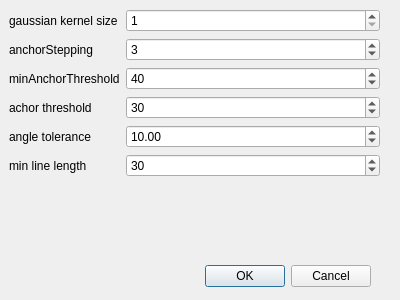
<?xml version="1.0" encoding="UTF-8"?>
<ui version="4.0">
 <class>EDL2ConfigDialog</class>
 <widget class="QDialog" name="EDL2ConfigDialog">
  <property name="geometry">
   <rect>
    <x>0</x>
    <y>0</y>
    <width>400</width>
    <height>300</height>
   </rect>
  </property>
  <property name="windowTitle">
   <string>Dialog</string>
  </property>
  <widget class="QDialogButtonBox" name="buttonBox">
   <property name="geometry">
    <rect>
     <x>30</x>
     <y>260</y>
     <width>341</width>
     <height>32</height>
    </rect>
   </property>
   <property name="orientation">
    <enum>Qt::Horizontal</enum>
   </property>
   <property name="standardButtons">
    <set>QDialogButtonBox::Cancel|QDialogButtonBox::Ok</set>
   </property>
  </widget>
  <widget class="QWidget" name="formLayoutWidget">
   <property name="geometry">
    <rect>
     <x>9</x>
     <y>9</y>
     <width>371</width>
     <height>251</height>
    </rect>
   </property>
   <layout class="QFormLayout" name="formLayout">
    <property name="fieldGrowthPolicy">
     <enum>QFormLayout::AllNonFixedFieldsGrow</enum>
    </property>
    <item row="1" column="0">
     <widget class="QLabel" name="label_5">
      <property name="text">
       <string>gaussian kernel size</string>
      </property>
     </widget>
    </item>
    <item row="1" column="1">
     <widget class="QSpinBox" name="gaussianKernelSize">
      <property name="minimum">
       <number>1</number>
      </property>
      <property name="singleStep">
       <number>2</number>
      </property>
     </widget>
    </item>
    <item row="2" column="0">
     <widget class="QLabel" name="label">
      <property name="text">
       <string>anchorStepping</string>
      </property>
     </widget>
    </item>
    <item row="2" column="1">
     <widget class="QSpinBox" name="anchorStepping">
      <property name="minimum">
       <number>1</number>
      </property>
      <property name="singleStep">
       <number>1</number>
      </property>
      <property name="value">
       <number>3</number>
      </property>
     </widget>
    </item>
    <item row="4" column="0">
     <widget class="QLabel" name="label_4">
      <property name="text">
       <string>achor threshold</string>
      </property>
     </widget>
    </item>
    <item row="4" column="1">
     <widget class="QSpinBox" name="anchorThreshold">
      <property name="minimum">
       <number>1</number>
      </property>
      <property name="value">
       <number>30</number>
      </property>
     </widget>
    </item>
    <item row="5" column="0">
     <widget class="QLabel" name="label_6">
      <property name="text">
       <string>angle tolerance</string>
      </property>
     </widget>
    </item>
    <item row="5" column="1">
     <widget class="QDoubleSpinBox" name="angleTolerance">
      <property name="value">
       <double>10.000000000000000</double>
      </property>
     </widget>
    </item>
    <item row="6" column="0">
     <widget class="QLabel" name="label_7">
      <property name="text">
       <string>min line length</string>
      </property>
     </widget>
    </item>
    <item row="6" column="1">
     <widget class="QSpinBox" name="minLineLength">
      <property name="minimum">
       <number>1</number>
      </property>
      <property name="maximum">
       <number>255</number>
      </property>
      <property name="value">
       <number>30</number>
      </property>
     </widget>
    </item>
    <item row="3" column="0">
     <widget class="QLabel" name="minAnchorThresholdLabel">
      <property name="text">
       <string>minAnchorThreshold</string>
      </property>
     </widget>
    </item>
    <item row="3" column="1">
     <widget class="QSpinBox" name="minAnchorThreshold">
      <property name="value">
       <number>40</number>
      </property>
     </widget>
    </item>
   </layout>
  </widget>
 </widget>
 <resources/>
 <connections>
  <connection>
   <sender>buttonBox</sender>
   <signal>accepted()</signal>
   <receiver>EDL2ConfigDialog</receiver>
   <slot>accept()</slot>
   <hints>
    <hint type="sourcelabel">
     <x>248</x>
     <y>254</y>
    </hint>
    <hint type="destinationlabel">
     <x>157</x>
     <y>274</y>
    </hint>
   </hints>
  </connection>
  <connection>
   <sender>buttonBox</sender>
   <signal>rejected()</signal>
   <receiver>EDL2ConfigDialog</receiver>
   <slot>reject()</slot>
   <hints>
    <hint type="sourcelabel">
     <x>316</x>
     <y>260</y>
    </hint>
    <hint type="destinationlabel">
     <x>286</x>
     <y>274</y>
    </hint>
   </hints>
  </connection>
 </connections>
</ui>
